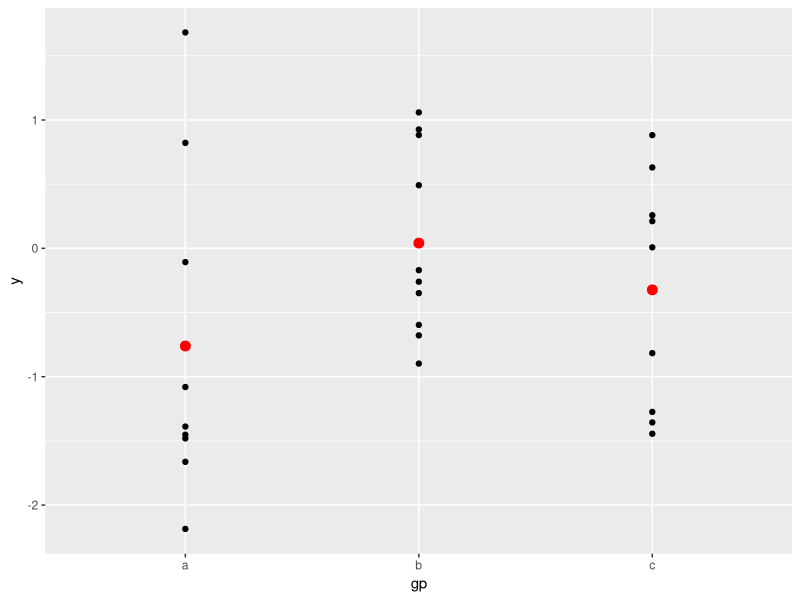

The R script that drew this image:
library("ggplot2")
# Generate some sample data, then compute mean and standard deviation
# in each group
df <- data.frame(
  gp = factor(rep(letters[1:3], each = 10)),
  y = rnorm(30)
)
ds <- plyr::ddply(df, "gp", plyr::summarise, mean = mean(y), sd = sd(y))

# The summary data frame ds is used to plot larger red points on top
# of the raw data. Note that we don't need to supply `data` or `mapping`
# in each layer because the defaults from ggplot() are used.
ggplot(df, aes(gp, y)) +
  geom_point() +
  geom_point(data = ds, aes(y = mean), colour = 'red', size = 3)